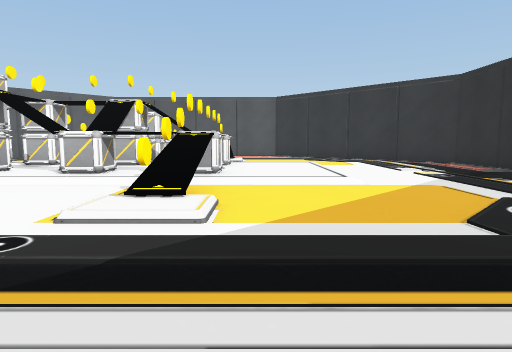
View 1 (above)

16 first-person views from a walk through a 3-D level made in the Unity game engine. The camera is 1.5 m above the floor, tilts 6° down and sees 75° across. The floor is counted in squares, 2 m on a side. Each view is taken from the middle of a square. On the plan, view 1 faces up. The plan holds only what a view shows up to about 11 squares ahead; the rest is blank. The player is left out. Some animated figures are left out. Some surface patterns are stand-ins.

View 2
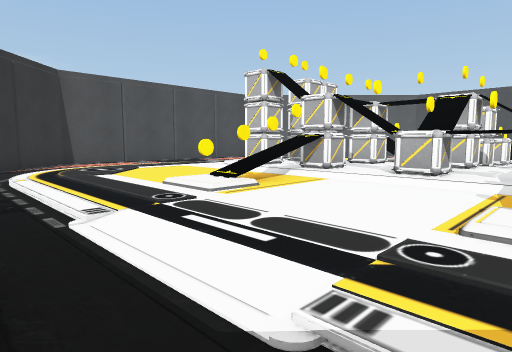

View 3
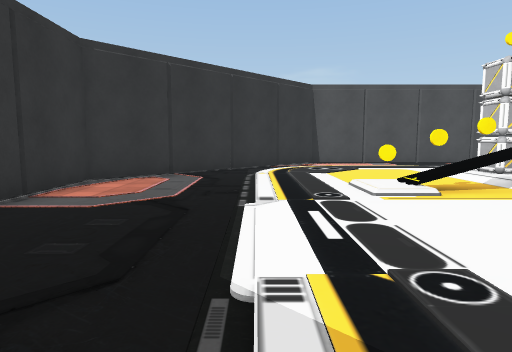

View 4
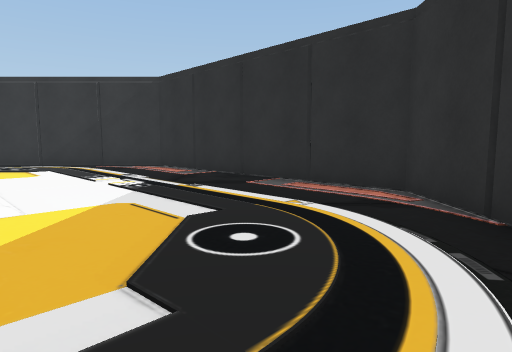

View 5
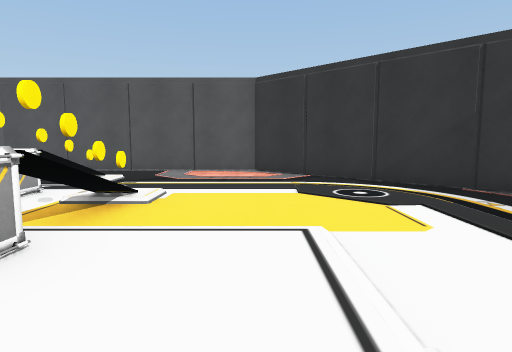

View 6
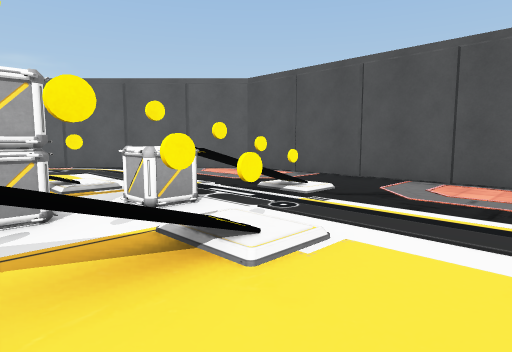

View 7
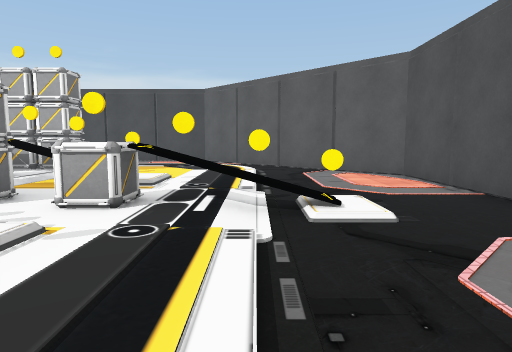

View 8
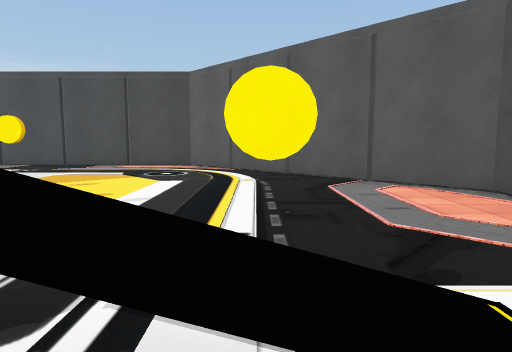

View 9
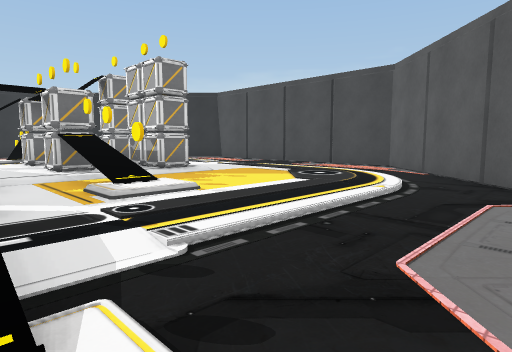

View 10
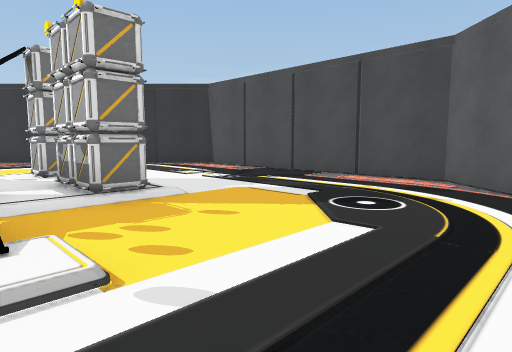

View 11
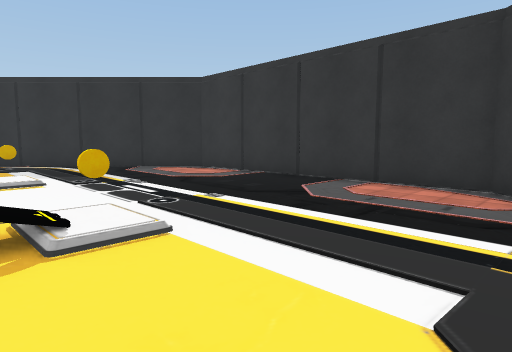

View 12
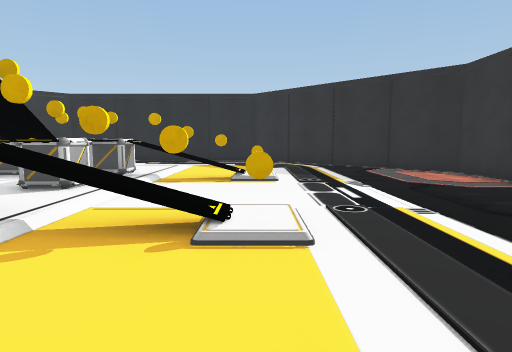

View 13
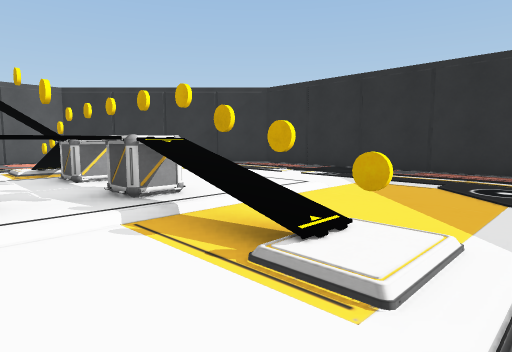

View 14
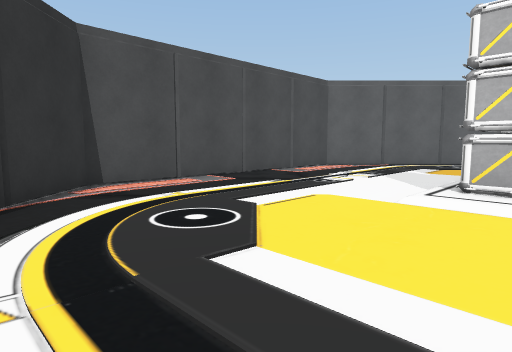

View 15
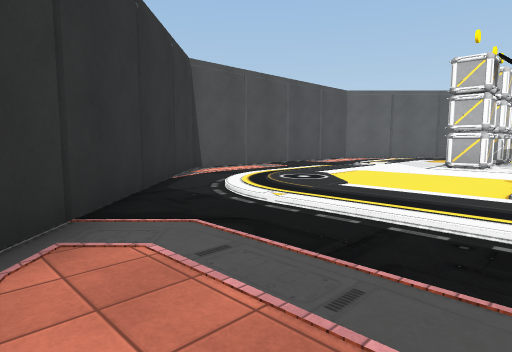

View 16
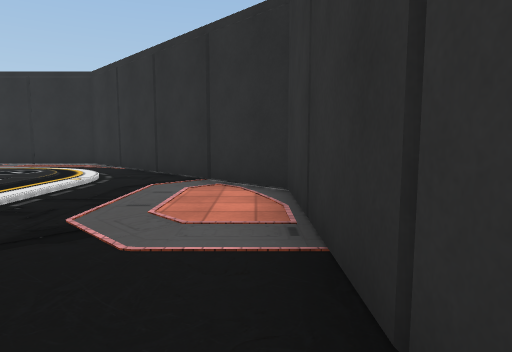

### Floor plan
Key: @ floor where view 1 was taken; # wall or solid block; x gap in a wall; . main floor; : floor 0.25 m higher than the main floor; + floor 0.5 m higher than the main floor; / step, stairs or slope; ^ raised ledge; C crate; I disc.
Columns run from 13 left of view 1 to 7 right of it. Each row starts with its distance up from view 1.
 17      ###########
 16     ##.........##
 15    ##...........##
 14    #......I......##
 13  ###//////I//////.##
 12 ##./::::::I::::::/.##
 11 #../::::I:C:I::::/..#
 10 #..:::::I:C:I:::::..#
  9 #..:::C/^/C:^//:::..#
  8 #..:::C+C+CxC++:::..#
  7 #..:::++++x+^++:::..#
  6 #..:::C+CxC^C++:::..#
  5 #..::://^///^//:::..#
  4 #..:::::I:::I:::::..#
  3 #../::::I:::I::::/..#
  2 ##./:::::::::::::/.##
  1  ##./////////////.##
  0   ##.........@...##
 -1    ##...........##
 -2     ##.........##
 -3      ###########

Positions as (right, up) in squares from view 1, and headings:
1: (0, 0), facing up
2: (-1, 0), facing up-left
3: (0, 1), facing left
4: (1, 1), facing up-right
5: (1, 6), facing up
6: (1, 9), facing up-left
7: (1, 13), facing left
8: (-2, 13), facing left
9: (-3, 15), facing down-left
10: (-5, 13), facing down-left
11: (-8, 4), facing down-right
12: (-8, 3), facing right
13: (-3, 2), facing up-right
14: (-6, 1), facing up-left
15: (-5, -2), facing up-left
16: (-4, -2), facing right
